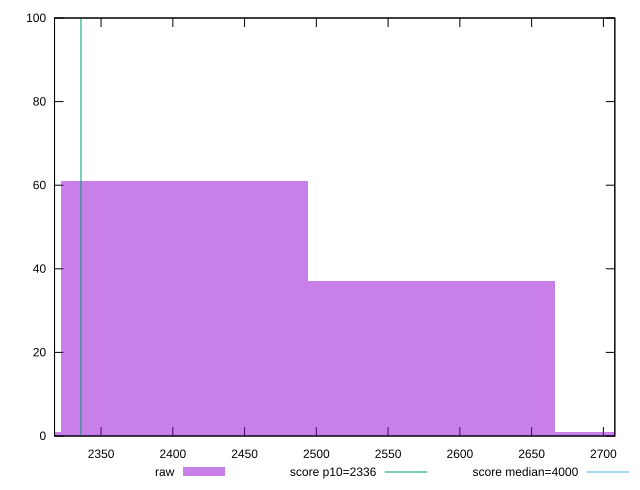

This figure's gnuplot source:
reset

$raw <<EOF
2580.1968896957787 37
2752.2100156754973 1
2408.18376371606 61
2236.1706377363416 1
EOF

set key outside below
set boxwidth 172.01312597971858
set xrange [2317.5795000000003:2707.9694999999997]
set yrange [0:100]
set trange [0:100]
set style fill transparent solid 0.5 noborder

set parametric
set terminal svg size 640, 490 enhanced background rgb 'white'
set output "report_00023_2021-02-20T12:14:57.249Z/first-meaningful-paint/samples/pages/raw/histogram.svg"

plot $raw title "raw" with boxes, \
     2336,t title "score p10=2336", \
     4000,t title "score median=4000"

reset
